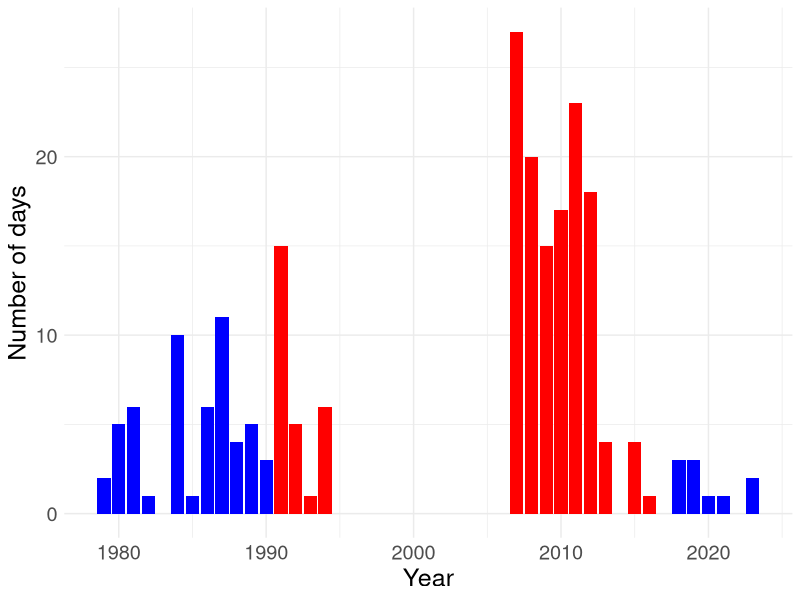

Write R code to recreate this figure.
library(tidyverse)


data <- read_csv2('data/numbers_of_days_with_bad_snow.csv') |> 
  arrange(Year) |> 
  mutate(catch = case_when(is.na(catch) ~ 'n',
                           .default = catch))


figure_3 <-   ggplot(data, aes(Year, count))+
  geom_col(aes(fill = as.factor(catch)), size = 4)+
  labs(x = "Year",
       y = "Number of days")+
  theme_minimal()+
  theme(legend.position = "none")+
  scale_fill_manual(values = c( "blue", "transparent", "red"))+
  theme(text = element_text(size = 18))

ggsave(figure_3, file= "images/figure_3.png",
       device = png,
       width = 2480, height = 1100, units = "px")
